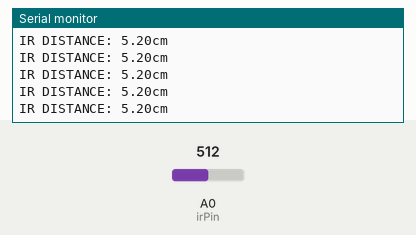
Recording of a sketch running on a simulated Arduino Uno, built with avr-gcc and run on an emulated ATmega328P. Shown: the last lines printed to the serial monitor. The test bench sets the inputs (shaded band); at power-on: A0 (irPin) = 512.

Above: at 1.2 s.
1.3 s: A0 (irPin) set to 0
At 1.56 s:
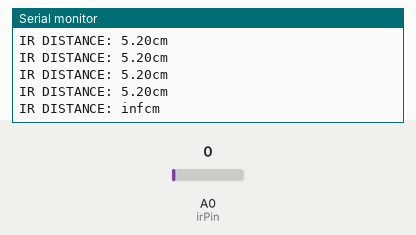
3.3 s: A0 (irPin) set to 122
At 3.36 s:
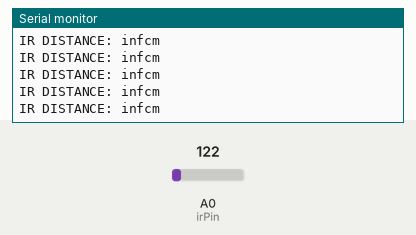

Measured:
- after the input at 1.3 s, the serial monitor: prints a new line after 0.10 s (image 1)

The sketch:

ir_test.ino
```cpp
const int irPin = A0;

float distance = 0;

void setup(){
    Serial.begin(9600);
}

void loop(){
    distance = 13 * pow(analogRead(irPin) * 0.0048828125, -1); // From GP2Y0A41SK0F Datasheet
    Serial.print("IR DISTANCE: ");
    Serial.print(distance);
    Serial.println("cm");

    delay(200);
}
```
